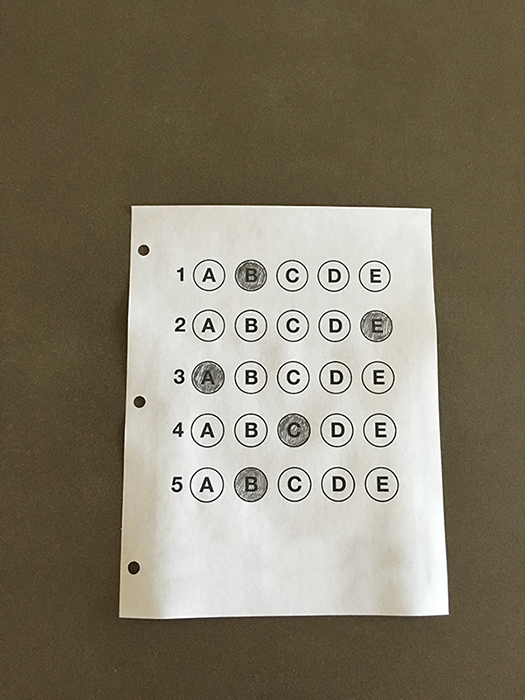
#> input picture image.jpg, 525 x 700 px
$ python main.py image.jpg
#> lines starting #> are read from the running program, lines starting #| are printed output that depends on the picture; after the words box and inside, x2 and y2 are one past the last pixel; in counts of white or black regions, pixels touching at a corner belong together
import cv2
import numpy as np
import sys
import os
import matplotlib.pyplot as plt

def read_omr_advanced(image_path):

#> called with image_path = 'image.jpg'
    print(f"Đã đọc ảnh: {image_path}")
    image = cv2.imread(image_path)
#> image is the input picture: shape (700, 525, 3); mean B, G, R 105.2, 123.6, 131.1
    height, width = image.shape[:2]
#> height = 700; width = 525
    if image is None:
        print(f"❌ Không thể đọc file: {image_path}")
        return None

    print(f"Kích thước ảnh: {width}x{height} pixels")
#| Kích thước ảnh: 525x700 pixels

    # Tiền xử lý ảnh
    gray = cv2.cvtColor(image, cv2.COLOR_BGR2GRAY)
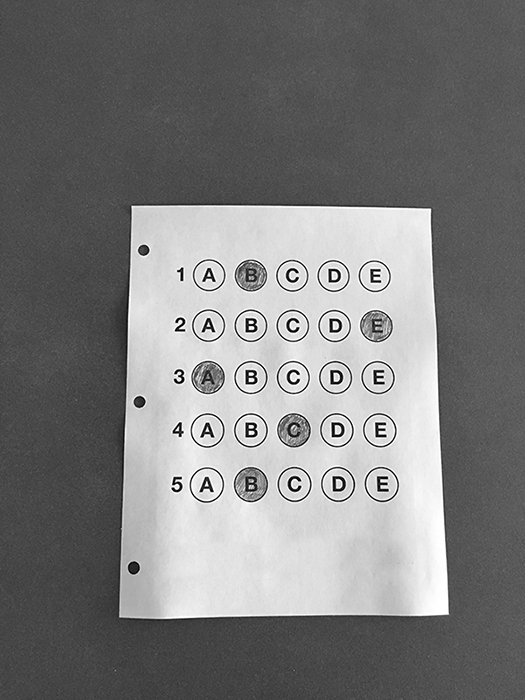
#> gray: shape (700, 525); min 0, max 255, mean 123.8

    # Cân bằng histogram để cải thiện độ tương phản
    clahe = cv2.createCLAHE(clipLimit=2.0, tileGridSize=(8,8))
    gray = clahe.apply(gray)
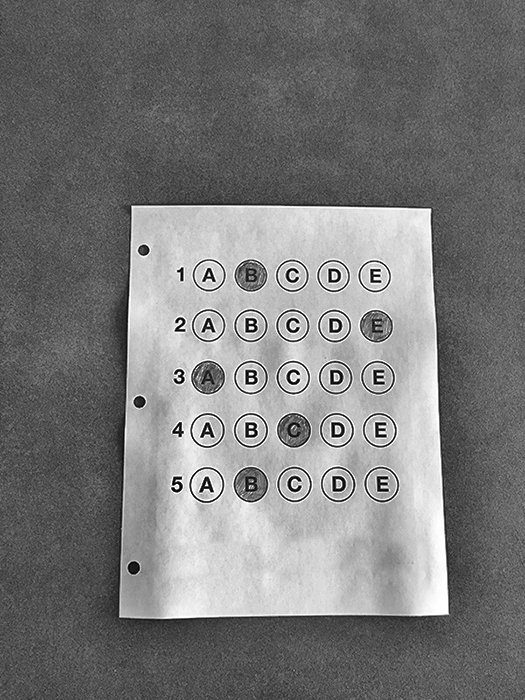
#> gray: shape (700, 525); min 1, max 255, mean 121.7

    # Làm mờ nhẹ
    blurred = cv2.GaussianBlur(gray, (3, 3), 0)

    # Threshold adaptive
    thresh = cv2.adaptiveThreshold(blurred, 255, cv2.ADAPTIVE_THRESH_GAUSSIAN_C,
                                   cv2.THRESH_BINARY_INV, 11, 2)
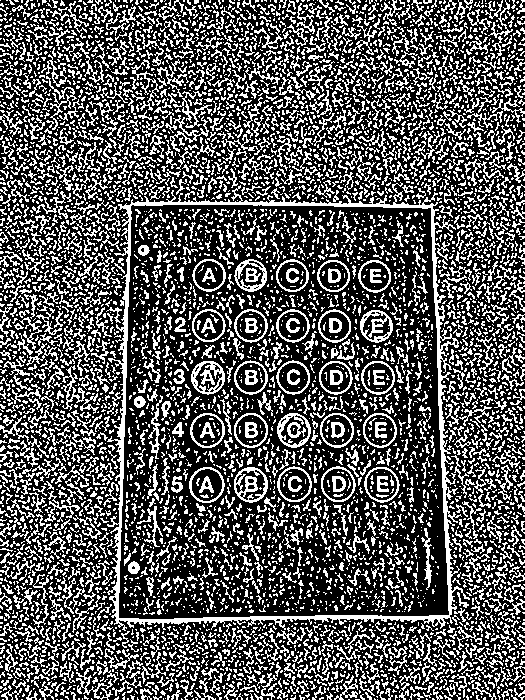
#> thresh: shape (700, 525); 33.6% white in thin lines or dots

    # Morphological operations để làm sạch
    kernel = np.ones((2, 2), np.uint8)
    thresh = cv2.morphologyEx(thresh, cv2.MORPH_CLOSE, kernel)
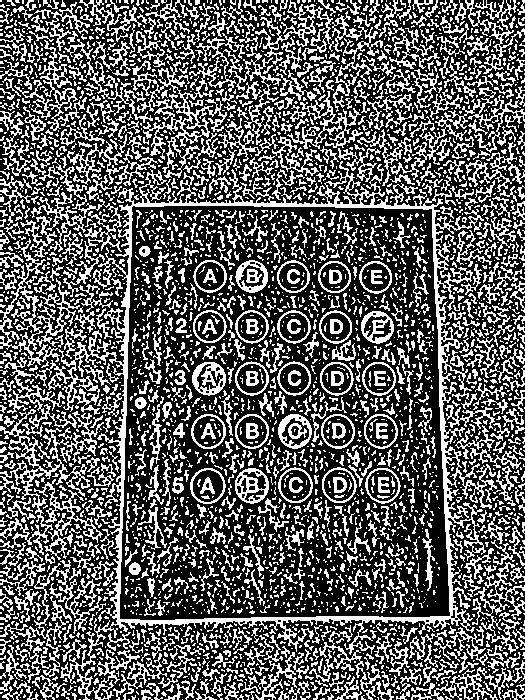
#> thresh: shape (700, 525); 36% white in thin lines or dots

    display = cv2.cvtColor(blurred, cv2.COLOR_GRAY2BGR)

    # Tìm contours
    contours, hierarchy = cv2.findContours(thresh, cv2.RETR_TREE, cv2.CHAIN_APPROX_SIMPLE)
#> contours = 4069 contours, 3294 with area under 20; largest, box (x1, y1, x2, y2) and area: (4, 161, 497, 700) 143106, (119, 205, 451, 621) 129526, (131, 33, 245, 178) 2933, (0, 238, 80, 368) 2526, (0, 409, 104, 555) 2071

    # Phát hiện vòng tròn
    circles = []
    for contour in contours:
        area = cv2.contourArea(contour)
        perimeter = cv2.arcLength(contour, True)

        # Lọc theo diện tích - linh hoạt cho nhiều kích thước
        if 80 < area < 2000:
            if perimeter > 0:
                circularity = 4 * np.pi * area / (perimeter * perimeter)

                x, y, w, h = cv2.boundingRect(contour)
                aspect_ratio = w / float(h) if h > 0 else 0

                # Điều kiện: tròn và tỷ lệ gần vuông
                if circularity > 0.6 and 0.75 <= aspect_ratio <= 1.25:
                    if 8 <= w <= 60 and 8 <= h <= 60:
                        circles.append({
                            'contour': contour,
                            'x': x,
                            'y': y,
                            'w': w,
                            'h': h,
                            'area': area,
                            'circularity': circularity,
                            'center': (x + w//2, y + h//2)
                        })
#> this loop made 4069 passes
#> (area, perimeter, circularity, x, y, w, h, aspect_ratio) on passes 55, 71, 81, 95, 130, 163, 165, 169, 206, 211, 215, 224: (89, 130.2, 0.0659, 502, 684, 23, 16, 1.44), (94.5, 65.36, 0.278, 40, 682, 15, 18, 0.833), (98.5, 178.3, 0.0389, 164, 680, 32, 20, 1.6), (115, 180.9, 0.0442, 335, 676, 27, 24, 1.12), (90.5, 183.2, 0.0339, 400, 668, 22, 26, 0.846), (872.5, 906.8, 0.0133, 411, 660, 114, 40, 2.85), (112.5, 50.38, 0.557, 465, 684, 14, 15, 0.933), (86.5, 57.21, 0.332, 454, 676, 13, 13, 1), (355.5, 480.9, 0.0193, 113, 653, 54, 47, 1.15), (89.5, 179.1, 0.0351, 487, 652, 34, 22, 1.55), (322.5, 420.6, 0.0229, 255, 652, 42, 48, 0.875), (89.5, 179.1, 0.0351, 309, 649, 25, 33, 0.758)
#> (area, perimeter, circularity) on pass 804: (91.5, 139.3, 0.0593)
#> after the loop, circles = 56 items

    if len(circles) < 4:
        print("❌ Không đủ vòng tròn để phân tích!")
        return None

    # PHÂN TÍCH CẤU TRÚC LƯỚI
    # Nhóm theo cột X
    all_x = sorted([c['center'][0] for c in circles])
#> all_x = 56 values from 135 to 383
    x_groups = []
    x_tolerance = 12 * (width / 1000)
#> x_tolerance = 6.3
    max_spacing = 60 * (width / 1000)
#> max_spacing = 31.5

    for x in all_x:
        added = False
        for group in x_groups:
            if abs(x - np.mean(group)) <= x_tolerance:
                group.append(x)
                added = True
                break
        if not added:
            x_groups.append([x])
#> this loop made 56 passes
#> x on passes 1 to 12: 135, 141, 145, 208, 208, 208, 208, 209, 209, 210, 210, 210
#> after the loop, group = [375, 376, 377, 379, 379, 381, 381, 383, 383]; x_groups = 7 items

    # Lấy các cột có >= 5 vòng tròn
    column_positions = sorted([np.mean(g) for g in x_groups if len(g) >= 5])
#> column_positions = [208.9, 251.8, 294.2, 336.8, 379.3]

    if len(column_positions) >= 2:
     gaps = [column_positions[k+1] - column_positions[k] for k in range(len(column_positions)-1)]
#> gaps = [42.93, 42.4, 42.58, 42.53]
    # dùng median để chống nhiễu, nhân 1.5 để nới nhẹ
     max_spacing = max(40, int(1.5 * np.median(gaps)))
#> max_spacing = 63
    else:
    # chỉ 1 cột -> cho spacing thật lớn để không loại nhóm 1 cột
     max_spacing = width

    # PHÂN LOẠI CÁC VÙNG
    # Tìm nhóm 4-5 cột liên tiếp (đáp án A,B,C,D hoặc A,B,C,D,E)
    answer_column_groups = []
    i = 0
    while i < len(column_positions):
        group = [column_positions[i]]
        j = i + 1
        while j < len(column_positions):
            spacing = column_positions[j] - group[-1]
            if spacing < max_spacing:  # Khoảng cách giữa các cột đáp án
                group.append(column_positions[j])
                j += 1
            else:
                break

        if 4 <= len(group) <= 5:  # Nhóm đáp án hợp lệ
            answer_column_groups.append(group)
            i = j
        else:
            i += 1
#> this loop made 1 pass
#> i on pass 1: 5
#> after the loop, answer_column_groups = [[208.9, 251.8, 294.2, 336.8, 379.3]]

    if len(answer_column_groups) == 0:
        print("❌ Không tìm thấy vùng đáp án!")
        return None

    # Lọc circles chỉ giữ các vòng tròn trong vùng đáp án
    valid_circles = []
    for circle in circles:
        cx = circle['center'][0]
        for group in answer_column_groups:
            # Kiểm tra vòng tròn có nằm trong nhóm cột này không
            if group[0] - 20 <= cx <= group[-1] + 20:
                # Xác định cột trong nhóm (tìm cột gần nhất)
                distances = [abs(cx - col_x) for col_x in group]
                min_distance = min(distances)

                # CHỈ CHẤP NHẬN nếu GẦN cột (< 12px) để loại bỏ các vòng tròn lạ
                if min_distance <= 12:
                    circle['column_group'] = answer_column_groups.index(group)
                    circle['column_in_group'] = distances.index(min_distance)
                    valid_circles.append(circle)
                break
#> this loop made 56 passes
#> cx on passes 1 to 12: 135, 383, 383, 252, 208, 208, 339, 339, 340, 295, 296, 381
#> after the loop, valid_circles = 53 items

    if len(valid_circles) < 4:
        print("❌ Không đủ vòng tròn trong vùng đáp án!")
        return None

    # TÍNH TOÁN ĐỘ ĐẬM CỦA TỪNG VÒNG TRÒN
    for circle in valid_circles:
        mask = np.zeros(gray.shape, dtype=np.uint8)
        cv2.drawContours(mask, [circle['contour']], -1, 255, -1)

        pixels = gray[mask == 255]
        if len(pixels) == 0:
            circle['intensity'] = 255
            circle['dark_pixels'] = 0
            continue

        # Tính độ sáng trung bình (càng thấp = càng đậm)
        circle['intensity'] = np.mean(pixels)
        circle['min_intensity'] = np.min(pixels)
        circle['std_intensity'] = np.std(pixels)

        # Đếm số pixel RẤT TỐI (< 100) - đặc trưng của vòng tròn đã tô thật sự
        very_dark_pixels = np.sum(pixels < 100)
        circle['very_dark_ratio'] = very_dark_pixels / len(pixels)

        # Đếm pixel tối (< 150)
        dark_pixels = np.sum(pixels < 150)
        circle['dark_ratio'] = dark_pixels / len(pixels)
#> this loop made 53 passes
#> (very_dark_pixels, dark_pixels) on passes 1 to 12: (235, 324), (179, 242), (437, 851), (237, 281), (172, 206), (252, 329), (193, 248), (107, 120), (220, 285), (162, 205), (202, 308), (147, 226)
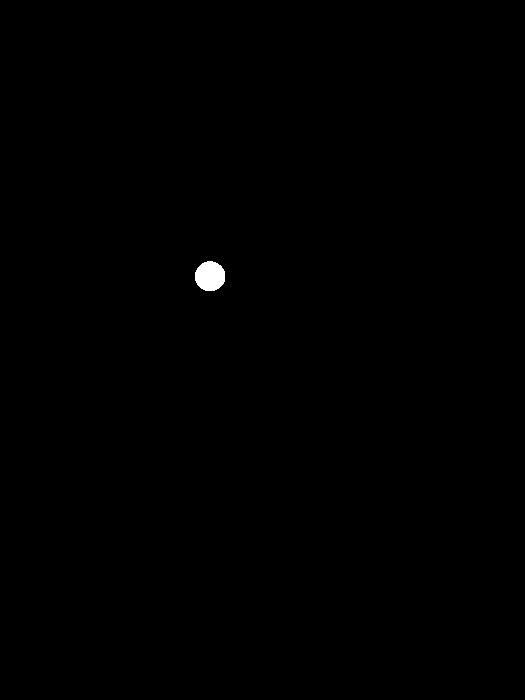
#> mask: shape (700, 525); 0.2% white; 1 white region, box (x1, y1, x2, y2) and area: (195, 261, 225, 291) 718

    # PHÂN BIỆT PHIẾU 1 CỘT vs NHIỀU CỘT
    # Nếu có nhiều nhóm cột đáp án -> phiếu nhiều cột (đọc theo cột)
    # Nếu chỉ có 1 nhóm -> phiếu đơn giản (đọc theo hàng)

    if len(answer_column_groups) > 1:
        # PHIẾU NHIỀU CỘT - ĐỌC THEO CỘT (top-to-bottom, left-to-right)
        answers = []

        for group_idx, group_cols in enumerate(answer_column_groups):
            # Lấy tất cả circles trong nhóm cột này
            group_circles = [c for c in valid_circles if c.get('column_group') == group_idx]

            # Sắp xếp theo Y (từ trên xuống)
            group_circles.sort(key=lambda c: c['y'])

            # Nhóm theo hàng
            rows = []
            current_row = []
            y_tolerance = 20

            for circle in group_circles:
                if len(current_row) == 0:
                    current_row.append(circle)
                else:
                    if abs(circle['y'] - current_row[0]['y']) <= y_tolerance:
                        current_row.append(circle)
                    else:
                        if len(current_row) >= 3:
                            rows.append(current_row)
                        current_row = [circle]

            if len(current_row) >= 3:
                rows.append(current_row)

            # Xử lý từng hàng trong cột này
            for row in rows:
                row.sort(key=lambda c: c['column_in_group'])

                # Đảm bảo chỉ có 1 vòng tròn mỗi cột
                unique_circles = {}
                for circle in row:
                    col_idx = circle['column_in_group']
                    if col_idx not in unique_circles:
                        unique_circles[col_idx] = circle

                row_circles = sorted(unique_circles.values(), key=lambda c: c['column_in_group'])

                if len(row_circles) < 3:
                    continue

                # Tìm ô đậm nhất
                darkest = min(row_circles, key=lambda c: c['intensity'])
                lightest = max(row_circles, key=lambda c: c['intensity'])

                intensities = [c['intensity'] for c in row_circles]
                avg_intensity = np.mean(intensities)
                std_intensity = np.std(intensities)
                intensity_range = lightest['intensity'] - darkest['intensity']

                # Kiểm tra có đáp án rõ ràng không
                # Giảm threshold cho phù hợp với nhiều loại phiếu
                has_clear_difference = intensity_range > 6  # Giảm từ 25 -> 6
                is_much_darker = (avg_intensity - darkest['intensity']) > 3  # Giảm từ 18 -> 3
                has_variation = std_intensity > 2  # Giảm từ 12 -> 2

                if (has_clear_difference and is_much_darker) or (has_variation and is_much_darker):
                    answer_index = darkest['column_in_group']

                    # Vẽ lên ảnh
                    x, y, w, h = darkest['x'], darkest['y'], darkest['w'], darkest['h']
                    cv2.drawContours(display, [darkest['contour']], -1, (0, 0, 255), 2)
                    cv2.circle(display, darkest['center'], 3, (0, 255, 0), -1)

                    letter_map = ['A', 'B', 'C', 'D', 'E']
                    letter = letter_map[answer_index] if answer_index < len(letter_map) else '?'

                    question_num = len(answers) + 1
                    cv2.putText(display, f"{question_num}:{letter}", (x-30, y+h//2),
                               cv2.FONT_HERSHEY_SIMPLEX, 0.4, (255, 0, 0), 1)

                    answers.append(answer_index)

    else:
        # PHIẾU ĐƠN GIẢN 1 CỘT - ĐỌC THEO HÀNG

        valid_circles.sort(key=lambda c: c['y'])
        rows, current_row = [], []

        # Nhóm theo hàng
        for item in valid_circles:
            if not current_row or abs(item['y'] - current_row[0]['y']) <= 20:
                current_row.append(item)
            else:
                if len(current_row) >= 3:
                    rows.append(current_row)
                current_row = [item]
#> this loop made 53 passes
#> after the loop, rows = 4 items
        if len(current_row) >= 3:
            rows.append(current_row)

        answers = []
        for row in rows:
            groups = {}
            for circle in row:
                group_id = circle.get('column_group', 0)
                if group_id not in groups:
                    groups[group_id] = []
                groups[group_id].append(circle)

            for group_circles in groups.values():
                if len(group_circles) < 3:
                    continue

                # Loại bỏ trùng lặp theo cột
                unique_circles = {}
                for circle in group_circles:
                    col_idx = circle['column_in_group']
                    if col_idx not in unique_circles:
                        unique_circles[col_idx] = circle

                row_circles = sorted(unique_circles.values(), key=lambda c: c['column_in_group'])
                if len(row_circles) < 3:
                    continue

                # Tìm vòng tròn đậm nhất
                darkest = min(row_circles, key=lambda c: c['intensity'])
                intensities = [c['intensity'] for c in row_circles]
                avg_intensity = np.mean(intensities)
                intensity_range = max(intensities) - min(intensities)

                # Kiểm tra có đáp án rõ ràng không
                if intensity_range > 6 and (avg_intensity - darkest['intensity']) > 3:
                    answer_index = darkest['column_in_group']
                    x, y, w, h = darkest['x'], darkest['y'], darkest['w'], darkest['h']

                    cv2.drawContours(display, [darkest['contour']], -1, (0, 0, 255), 2)
                    cv2.circle(display, darkest['center'], 3, (0, 255, 0), -1)
                    letter = ['A', 'B', 'C', 'D', 'E'][answer_index]
                    cv2.putText(display, f"{len(answers) + 1}:{letter}", (x - 30, y + h // 2),
                    cv2.FONT_HERSHEY_SIMPLEX, 0.4, (255, 0, 0), 1)
                    answers.append(answer_index)
#> this loop made 5 passes
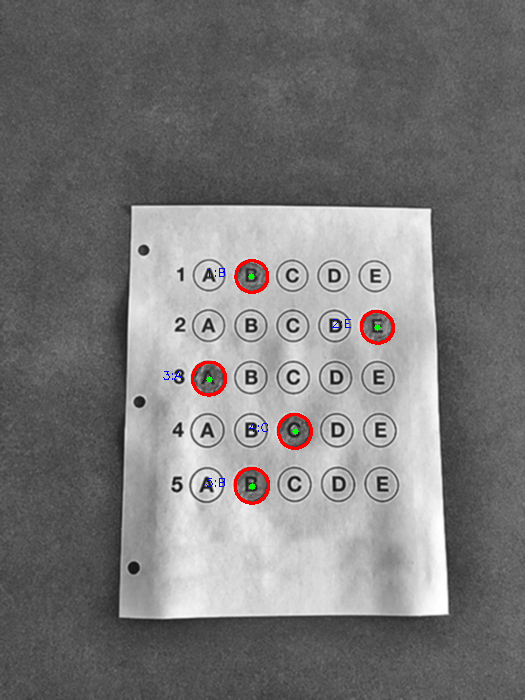
#> display: shape (700, 525, 3); mean B, G, R 121, 121, 122.1
#> after the loop, answers = [1, 4, 0, 2, 1]

    return answers, image, display


def main():
    if len(sys.argv) > 1:
        image_path = sys.argv[1]
    else:
        image_path = input("Nhập tên file ảnh: ").strip()

    if not os.path.exists(image_path):
        print(f"❌ Ảnh {image_path} không tồn tại!")
        return

    read = read_omr_advanced(image_path)

    if read is None:
        print("\n❌ Không đọc được đáp án")
        return

    answers, original_img, marked_img = read
#> answers = [1, 4, 0, 2, 1]

    if answers and len(answers) > 0:
        list_answers = ['A', 'B', 'C', 'D', 'E']
        result_answers = [list_answers[ans] if 0 <= ans < len(list_answers) else '?' for ans in answers]
#> result_answers = ['B', 'E', 'A', 'C', 'B']
        print("\n✅ ĐÁP ÁN:")
        print(result_answers)
#| ['B', 'E', 'A', 'C', 'B']
        plt.subplot(121), plt.imshow(cv2.cvtColor(original_img, cv2.COLOR_BGR2RGB)), plt.title('Ảnh gốc', fontsize=14), plt.axis( 'off')
        plt.subplot(122), plt.imshow(cv2.cvtColor(marked_img, cv2.COLOR_BGR2RGB)), plt.title('Ảnh đã khoanh đáp án', fontsize=14), plt.axis( 'off')
        plt.show()
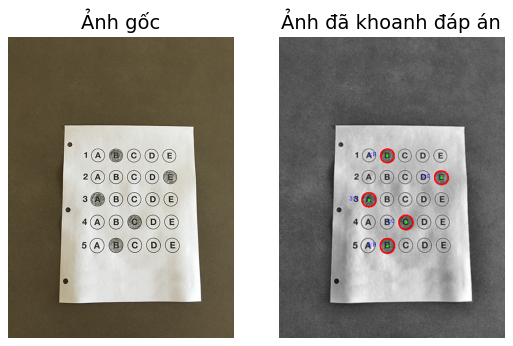
#> figure drawn by matplotlib, 2 panels
    else:
        print("\n❌ Không đọc được đáp án")

if __name__ == "__main__":
    main()
